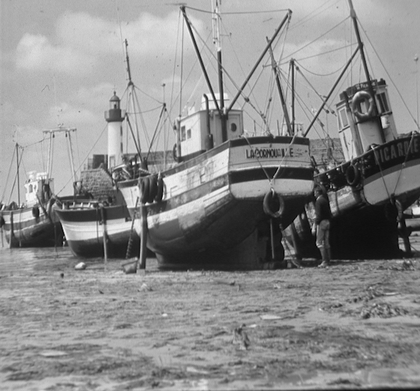
%> input picture distortionFix/images/bat.tif, 420 x 391 px, shrunk from 604 x 562 before the run
$ octave imageVisualisation.m   (GNU Octave 9; MATLAB toolbox functions it lacks are replaced by stand-ins)
%> lines starting %> are read from the running program, lines starting %| are printed output that depends on the picture
### distortionFix/progs/makeSE.m
function se = makeSE(type,size)

% makeSE(type,size)
% create a structuring element of "radius" size and shape defined by type

switch type
case 'diamond'
    temp = tril(ones(size-1));
    se = [ fliplr(temp), temp ; rot90(temp,2),flipud(temp)];
    se = [zeros(2*size-2,1),se,zeros(2*size-2,1)];
    se = [zeros(1,2*size);se;zeros(1,2*size)];
    se = [se(1:size,:);ones(1,2*size);se(size+1:2*size,:)];
    se = [se(:,1:size),ones(2*size+1,1),se(:,size+1:2*size)];

case 'square'
    se = ones((2 * size + 1),(2 * size + 1));

case 'disk'
    support = 2*size+1;
    se = zeros((support),(support));
    for i=1:support
      for j=1:support
        r2 = (i-size-1)*(i-size-1) + (j-size-1)*(j-size-1);
        if r2<(size*size+1)
          se(i,j)=1;
        end
      end
    end

otherwise
   return
end

se=uint8(se);

### distortionFix/progs/dilation.m
function im = dilation(image,se)

% dilation(image,se)
%
%   Computes the dilation of the image image using the structuring element se

% Image size and type

[vert,hor] = size(image);
%image = double(image);

[radius1,radius2] = size(se);
radius1 = (radius1 - 1) /2;
radius2 = (radius2 - 1) /2;

i = 0;
j = 0;

% Add a border to the image

image = [ zeros(radius1 ,hor);image ; zeros(radius1,hor)];

image = [ zeros(vert + 2*radius1, radius2 ) , image , zeros(vert + 2*radius1 , radius2 )];

% dilation

for j = radius2 + 1 : radius2 + hor
    for i = radius1 + 1: radius1 + vert
        masquage = image(i- radius1:i+radius1, j-radius2 : j+radius2).*se;
        im(i,j) = max(max(masquage));
    end
end


im = uint8(im(radius1+1:radius1+vert , radius2+1:radius2+hor));

%    imshow(im);

### distortionFix/progs/erosion.m
function im = erosion(image,se)

% erosion(image,se)
%
%   Computes the erosion of the image image using the structuring element se

im = 255 - dilation(255-image,se);

% [37 lines of commented-out code are left out]

### distortionFix/progs/closing.m
function im = closing(image,se)

% closing(image,se)
%
%   Computes the closing of the image image using the structuring element se

im = erosion(dilation(image,se),se);

### distortionFix/progs/opening.m
function im = opening(image,se)

% opening(image,se)
%
%   Computes the opening of the image image using the structuring element se

im = dilation(erosion(image,se),se);

### distortionFix/imageVisualisation.m
% [12 lines of commented-out code are left out]
cell=imread('images/bat.tif');
%> cell is the input picture: size 391x420 uint8; min 0, max 255, mean 139.9
% imshow(cell);

se = makeSE('disk', 1);

ero=erosion(cell,se);
dil=dilation(cell,se);
open=opening(cell,se);
%> call 4 of dilation, with se = [0 1 0; 1 1 1; 0 1 0]
%> after the loop in dilation (call 4), `for j = radius2 + 1 : radius2 + hor`:
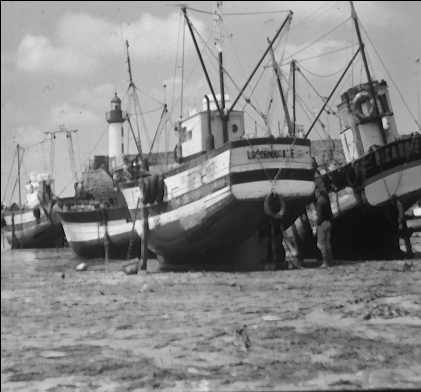
%> im: size 392x421 uint8; min 0, max 242, mean 136.4
close=closing(cell,se);
%> call 3 of erosion, with se = [0 1 0; 1 1 1; 0 1 0]
%> call 6 of dilation, with se = [0 1 0; 1 1 1; 0 1 0]
%> in dilation (call 6), `image = [ zeros(vert + 2*radius1, radius2 ) , image , zeros(vert + 2*r..`:
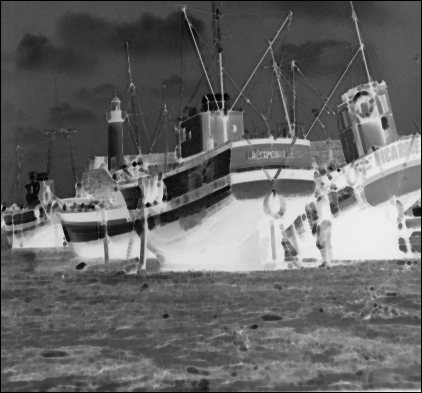
%> image: size 393x422 uint8; min 0, max 240, mean 102.4
%> after the loop in dilation (call 6), `for j = radius2 + 1 : radius2 + hor`:
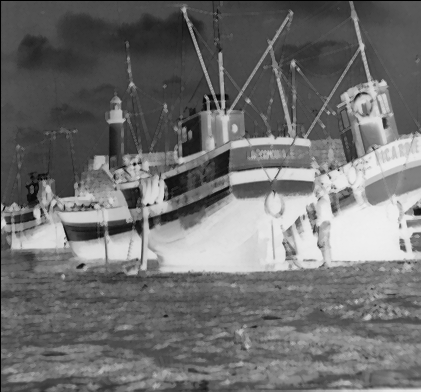
%> im: size 392x421 uint8; min 0, max 240, mean 111.1
%> in dilation (call 6), `im = uint8(im(radius1+1:radius1+vert , radius2+1:radius2+hor));`:
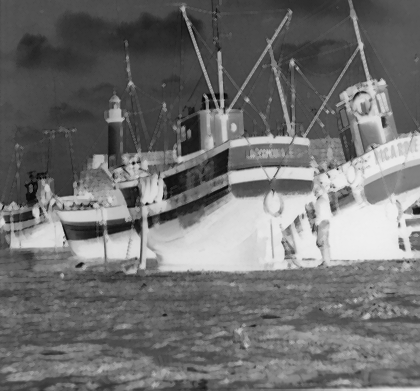
%> im: size 391x420 uint8; min 0, max 240, mean 111.7
%> in erosion (call 3), `im = 255 - dilation(255-image,se);`:
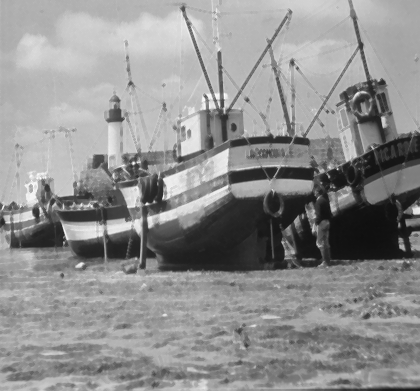
%> im: size 391x420 uint8; min 15, max 255, mean 143.3
% [6 lines of commented-out code are left out]

tophat = cell-open;
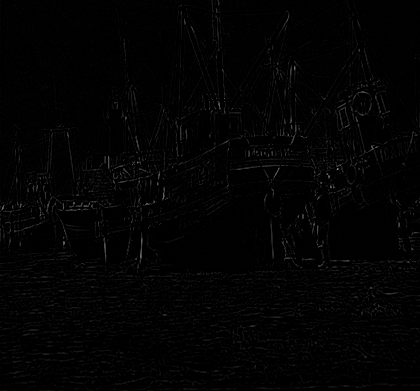
%> tophat: size 391x420 uint8; min 0, max 152, mean 2.8
morphGrad = dil-ero;
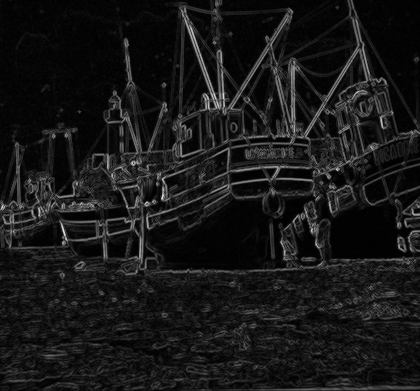
%> morphGrad: size 391x420 uint8; min 0, max 238, mean 23.5
figure(3);
imshow(morphGrad);
